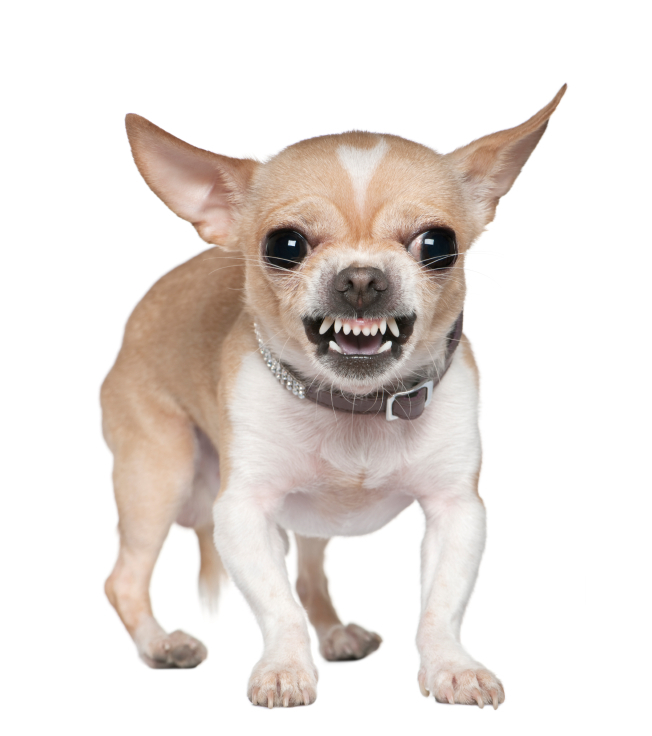
#> input picture Growl.jpg, 652 x 736 px, found by its file name
$ python main.py
#> lines starting #> are read from the running program, lines starting #| are printed output that depends on the picture
from PIL import Image

img = Image.open("C:/Users/수연/PycharmProjects/bc_python/Growl.jpg")
#> img is the input picture: PIL image 652x736 RGB; mean R, G, B 231.3, 224.2, 219.7

for i in range(0, img.size[0]):
    for j in range(0, img.size[1]):
        rgb = img.getpixel((i, j))
        rgb = round((rgb[0] + rgb[1] + rgb[2]) / 3)
        img.putpixel((i, j), (rgb, rgb, rgb))
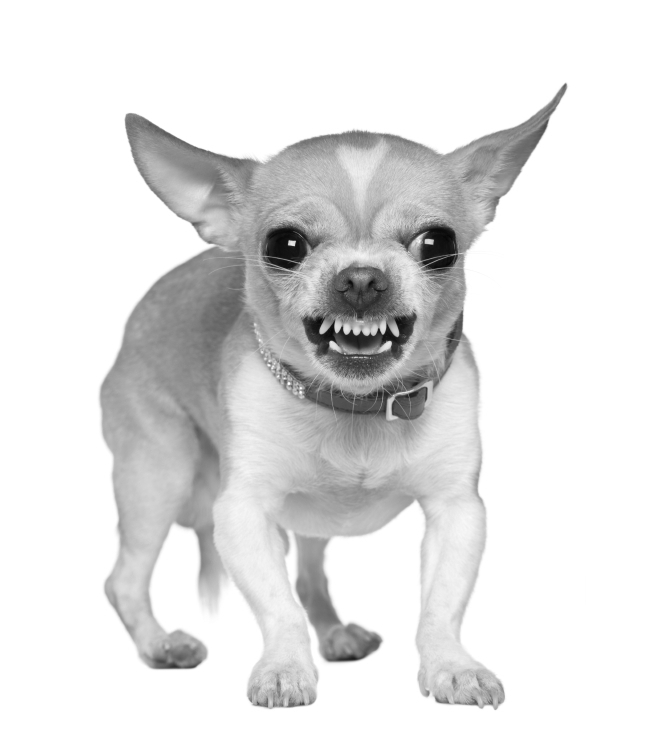
#> img: PIL image 652x736 RGB; min 6, max 255, mean 225.1

img.show()
